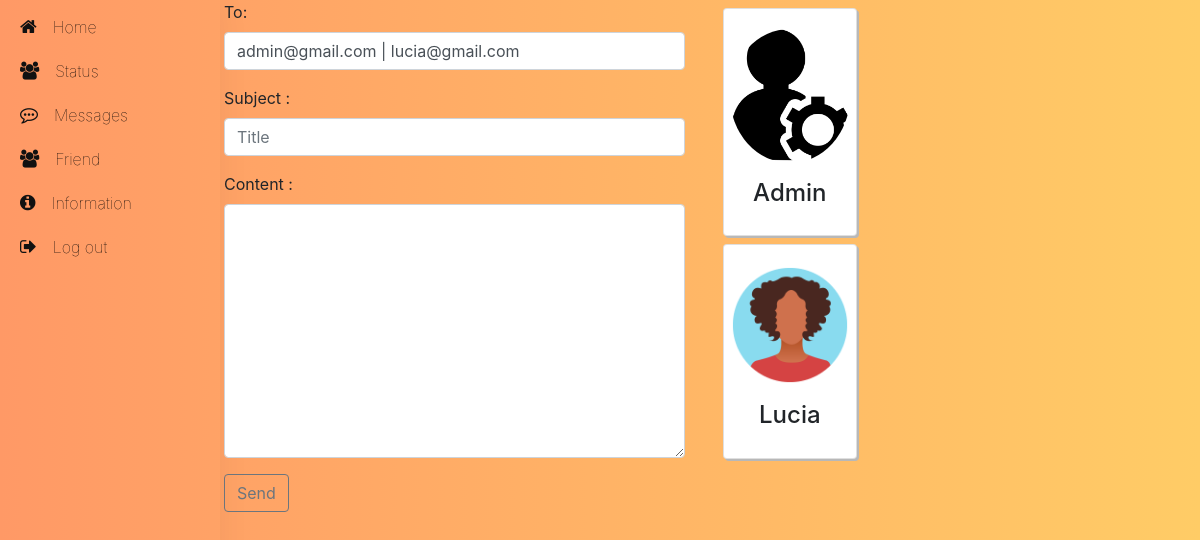
/messages.php?id=13 (signed in), run on the app's committed database.
### tables this page shows
CREATE TABLE `user` (
  `id` int(11) NOT NULL,
  `name` varchar(50) NOT NULL,
  `email` varchar(50) NOT NULL,
  `birthday` date NOT NULL,
  `password` varchar(255) NOT NULL,
  `phone` varchar(12) NOT NULL,
  `address` varchar(255) NOT NULL,
  `work` varchar(100) NOT NULL,
  `images` varchar(255) NOT NULL,
  `website` varchar(100) NOT NULL,
  `github` varchar(100) NOT NULL,
  `twitter` varchar(100) NOT NULL,
  `instagram` varchar(100) NOT NULL,
  `facebook` varchar(100) NOT NULL,
  `time` timestamp NOT NULL DEFAULT current_timestamp() ON UPDATE current_timestamp(),
  `user_status` int(1) NOT NULL
);

### session.php (called while the page is built, shortened)
<?php
    $email = $_SESSION['login_user'];
?>

### messages.php (the view, shortened to what this page needs)
<?php
    include './session.php';
    $sql = mysqli_query( $conn ,"select * from user where email = '$email' ");
    $row = mysqli_fetch_array($sql,MYSQLI_ASSOC);
    $idget = $_GET['id'];
    $sql1 = "select * from user where id = $idget";
    $result = $conn->query($sql1);
    $row1 = mysqli_fetch_array($result, MYSQLI_ASSOC);
?>
<!DOCTYPE html>
<html lang="en">
<head>
    <link rel="stylesheet" href="https://cdnjs.cloudflare.com/ajax/libs/twitter-bootstrap/4.6.0/css/bootstrap.min.css">
    <link rel="stylesheet" href="https://cdnjs.cloudflare.com/ajax/libs/font-awesome/5.15.2/css/all.min.css">
    <link rel="stylesheet" href="css/css.css">
    <link rel="stylesheet" href="https://cdnjs.cloudflare.com/ajax/libs/font-awesome/4.7.0/css/font-awesome.min.css">
</head>
<body>
    <div id="main">
        <div class="container-fluid">
            <div class="row">
                <?php include './template/menu.php'; ?>
                <main role="main" class="col-md-9 ml-sm-auto col-lg-10 px-4">
                    <div class="row">
                        <div class="col-sm-6">
                            <form action="" method="post">
                                <div class="form-group">
                                    <label for="">To: </label>
                                    <input type="text" class="form-control" name="email" id="" aria-describedby="emailHelpId" placeholder="" value="<?php echo $row['email']." | ".$row1['email'] ?>">
                                </div>
                                <div class="form-group">
                                    <label for="">Subject : </label>
                                    <input type="text" class="form-control" name="subject" id="" aria-describedby="helpId" placeholder="Title">
                                </div>
                                <div class="form-group">
                                <label for="">Content : </label>
                                <textarea class="form-control" name="content" id="" rows="10"></textarea>
                                </div>
                                <button type="submit" class="btn btn-outline-secondary" name="submit">Send</button>
                            </form>
                        </div>
                        <div class="col-sm-6">
                            <div class="row">
                                <div class="col-sm-4">
                                <div class="card m-2">
                                    <div class="card-body">
                                        <div class="d-flex flex-column align-items-center text-center">
                                            <img src="./images/profile/<?php echo $row['images'] ?>" alt="<?php echo $row['name']  ?>" class="rounded-circle" width="120">
                                            <div class="mt-3">
                                                <h4><?php echo $row['name']  ?></h4>
                                            </div>
                                        </div>
                                    </div>
                                </div>
                                <div class="card m-2">
                                    <div class="card-body">
                                        <div class="d-flex flex-column align-items-center text-center">
                                            <img src="./images/profile/<?php echo $row1['images'] ?>" alt="<?php echo $row1['name']  ?>" class="rounded-circle" width="120">
                                            <div class="mt-3">
                                                <h4><?php echo $row1['name']  ?></h4>
                                            </div>
                                        </div>
                                    </div>
                                </div>
                                </div>
                            </div>
                        </div>
                    </div>
                </main>
            </div>
        </div>
    </div>
</body>
</html>

### css/css.css (style rules this page uses)
* { margin: 0; padding: 0; }
body { font-family: "Hind Vadodara", -apple-system, BlinkMacSystemFont, Segoe UI, Helvetica Neue, Arial, sans-serif; margin: 0; padding: 0; background: linear-gradient(to right, #ff9966, #ffcc66); }
.card { min-width: 100% !important; box-shadow: 2px 2px #b8b8b8 !important; }

### data on the page
user: email "admin@gmail.com | lucia@gmail.com", images (picture), name "Admin"
user: images (picture), name "Lucia"
